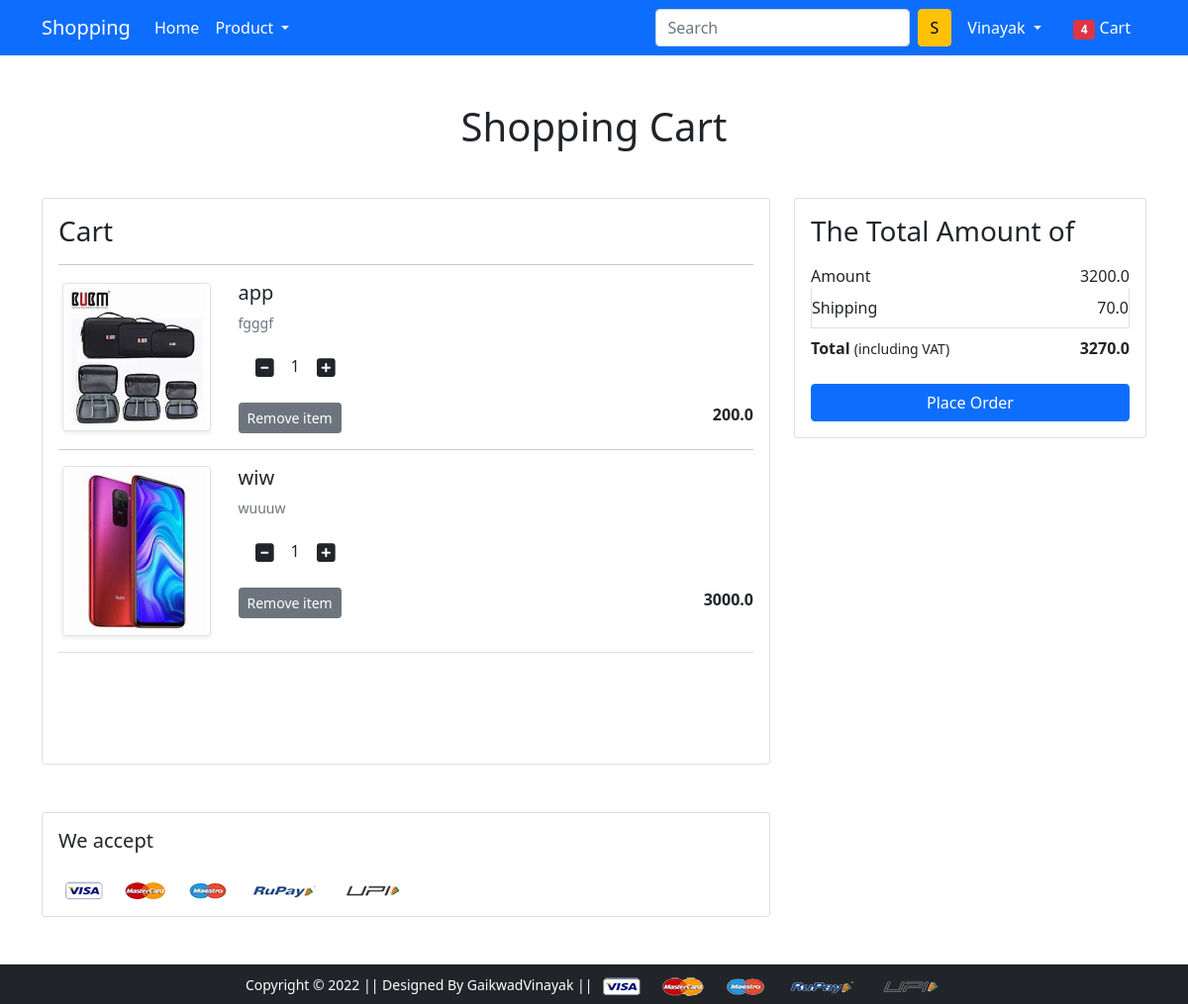
Screenshot of /cart/ (signed in) with the database file from the repository.
### data/models.py (models this page shows, shortened)
class Cart(models.Model):
    user=models.ForeignKey(User,on_delete=models.CASCADE)
    product=models.ForeignKey(Product,on_delete=models.CASCADE)
    quantity=models.PositiveIntegerField(default=1)

class Product(models.Model):
    title=models.CharField(max_length=100)
    selling_price=models.FloatField()
    discounted_price=models.FloatField()
    discripition=models.TextField()
    brand=models.CharField(max_length=100)
    category=models.CharField(choices=CATEGORY_CHOICES,max_length=5)
    product_img=models.ImageField(upload_to='product_img')

### data/views.py (the view)
# urls.py: path('cart/', views.show_cart, name='showcart'),
def show_cart(request):
    if request.user.is_authenticated:
        user=request.user
        cart=Cart.objects.filter(user=user)
        amount=0.0
        shopping_amount=70.0
        total_amount=0.0
        cart_product=[p for p in Cart.objects.all() if p.user==user]
        if cart_product:
            for p in cart_product:
                tempamount=(p.quantity*p.product.selling_price)
                amount +=tempamount
                total_amount=amount+shopping_amount
        return render(request, 'app/addtocart.html',{'cart':cart,'total_amount':total_amount,'amount':amount,'shopping_amount':shopping_amount})
    return redirect('/accounts/login')

### data/templates/app/addtocart.html (shortened to what this page needs)
{% extends 'app/base.html' %}
{% load static %}
{% block main-content %}
<div class="container my-5">
 <div class="row">
  <h1 class="text-center mb-5">Shopping Cart</h1>
  <div class="col-sm-8">
  <div class="card">
   <div class="card-body">
    <h3>Cart</h3>
    {% for cart in cart %}
<hr>
    <div class="row">
     <div class="col-sm-3 text-center align-self-center"><img src="{{cart.product.product_img.url}}" alt="" srcset="" class="img-fluid img-thumbnail shadow-sm" height="150" width="150"> </div>
     <div class="col-sm-9">
      <div>
       <h5>{{cart.product.title}}</h5>
       <p class="mb-2 text-muted small">{{cart.product.discripition}}</p>
       <div class="my-3">
        <a class="minus-cart btn"><i class="fas fa-minus-square fa-lg"></i></a>
          <span id="quantity">{{cart.quantity}}</span>
        <a class="plus-cart btn"><i class="fas fa-plus-square fa-lg"></i></a>
       </div>
       <div class="d-flex justify-content-between">
        <a href="#" class="btn btn-sm btn-secondary mr-3">Remove item </a>
        <p class="mb-0"><span><strong>{{cart.product.selling_price}}</strong></span></p>
       </div>
      </div>
     </div>
    </div>
    {% endfor %}
    <hr class="text-muted">
   </div>
   </div>
  </div>
  <div class="col-sm-4">
   <div class="card">
    <div class="card-body">
      <h3>The Total Amount of</h3>
      <ul class="list-group">
       <li class="list-group-item d-flex justify-content-between align-items-center border-0 px-0 pb-0">Amount<span>{{amount}}</span></li>
       <li class="list-group-item d-flex justify-content-between align-items-center px-0">Shipping<span>{{shopping_amount}}</span></li>
       <li class="list-group-item d-flex justify-content-between align-items-center border-0 px-0 mb-3">
        <div>
           <strong>Total</strong> <small>(including VAT)</small>
         </div>
         <span><strong>{{total_amount}}</strong></span>
       </li>
      </ul>
      <div class="d-grid"><a href="{% url 'checkout' %}" class="btn btn-primary">Place Order</a></div>
    </div>
   </div>
  </div>
 </div>
</div>
<div class="container">
 <div class="row">
  <div class="col-sm-8">
   <div class="card">
    <div class="card-body">
      <h5 class="mb-4">We accept</h5>
      <img src="{% static 'app/images/payment.png' %}" alt="" class="img-fluid">
    </div>
  </div>
  </div>
 </div>
</div>
{% endblock main-content %}

### data/templates/app/base.html (shortened to what this page needs)
<!doctype html>
{% load static %}
<html lang="en">
  <head>
    <link href="https://cdn.jsdelivr.net/npm/bootstrap@5.0.0-beta1/dist/css/bootstrap.min.css" rel="stylesheet">
    <link rel="stylesheet" href="{% static 'app/css/owl.carousel.min.css' %}">
    <link rel="stylesheet" href="{% static 'app/css/all.min.css' %}">
    <link rel="stylesheet" href="{% static 'app/css/style.css' %}">
  </head>
  <body>
    <nav class="navbar navbar-expand-lg navbar-dark bg-primary">
     <div class="container">
       <a class="navbar-brand" href="/">Shopping</a>
       <div class="collapse navbar-collapse" id="navbarSupportedContent">
         <ul class="navbar-nav me-auto mb-2 mb-lg-0">
           <li class="nav-item">
             <a class="nav-link active" aria-current="page" href="/">Home</a>
           </li>
           <li class="nav-item dropdown">
             <a class="nav-link dropdown-toggle text-white" href="#" id="electronicsDropdown" role="button" data-bs-toggle="dropdown" aria-expanded="false">
              Product
             </a>
           </li>
         </ul>
         <form class="d-flex">
           <input class="form-control me-2" type="search" name="q" placeholder="Search" aria-label="Search">
           <button class="btn btn-warning" type="submit">S</button>
         </form>
         <div>
          <ul class="navbar-nav me-auto mb-2 mb-lg-0">
            {% if request.user.is_authenticated %}
           <li class="nav-item dropdown mx-2">
              <a class="nav-link dropdown-toggle text-white" href="#" id="profileDropdown" role="button" data-bs-toggle="dropdown" aria-expanded="false">
                {{request.user.username|capfirst}}
              </a>
            </li>
            <li class="nav-item mx-2">
             <a href="{% url 'showcart' %}" class="nav-link text-white"><span class="badge bg-danger">4</span> Cart </a>
            </li>
          {% endif %}
         </div>
       </div>
     </div>
    </nav>
    {% block main-content %} {% endblock main-content %}
    <footer class="container-fluid bg-dark text-center p-2 mt-5">
        <small class="text-white">Copyright &copy; 2022 || Designed By GaikwadVinayak || </small>
        <img src="{% static 'app/images/payment.png' %}" alt="" srcset="" class="img-fluid" height="2px">
    </footer>
  </body>
</html>

### rows the page displays
Cart: product.product_img (picture), product "app", product.discripition "fgggf", quantity "1", product.selling_price "200.0"
Cart: product.product_img (picture), product "wiw", product.discripition "wuuuw", quantity "1", product.selling_price "3000.0"

### other values shown
{{ request.user.username|capfirst }} "Vinayak"
{{ amount }} "3200.0"
{{ shopping_amount }} "70.0"
{{ total_amount }} "3270.0"
